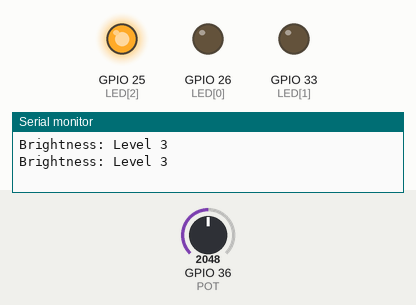
Simulated run of this sketch. Board: ESP32. Parts: output pins drawn as LEDs (lit = HIGH), the last lines printed to the serial monitor. Inputs (shaded band) come from the test bench; at power-on: GPIO 36 (POT) = 2048.

Above: at 1.3 s.
1.4 s: GPIO 36 (POT) set to 1976
At 2.2 s:
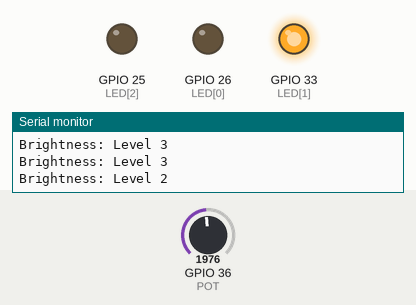
3.0 s: GPIO 36 (POT) set to 1414
4.5 s: GPIO 36 (POT) set to 1294
At 5.7 s:
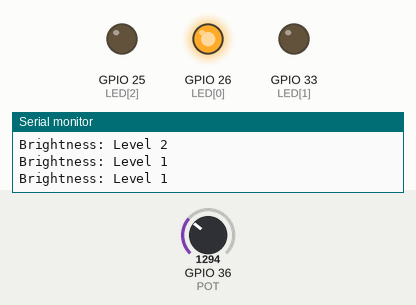
6.0 s: GPIO 36 (POT) set to 1405
At 6.9 s:
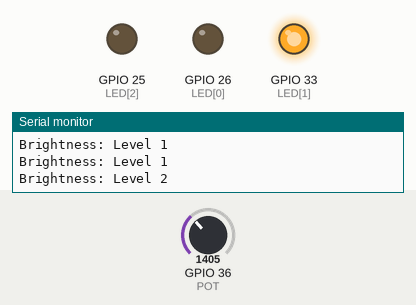
7.5 s: GPIO 36 (POT) set to 1325
At 8.1 s:
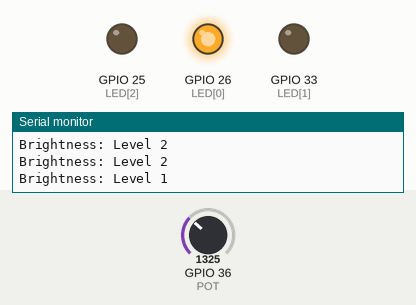
Timing chart, 0 to 10.0 s (numbered marks = the images above; inputs shaded):
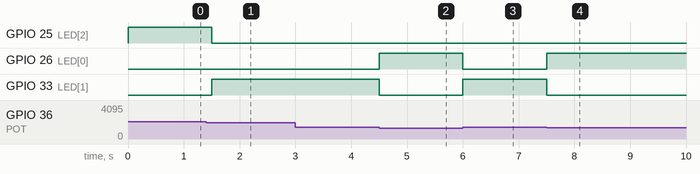

Measured:
- the behaviour switches between 2031 and 2030 on GPIO 36 (POT) (found by bisection; images 0 and 1)
- the behaviour switches between 1366 and 1365 on GPIO 36 (POT) (found by bisection; images 1 and 2)
- after the input at 1.4 s, GPIO 25 (LED[2]): HIGH → LOW after 0.10 s; GPIO 33 (LED[1]): LOW → HIGH after 0.10 s
- after the input at 4.5 s, GPIO 26 (LED[0]): LOW → HIGH at once; GPIO 33 (LED[1]): HIGH → LOW at once
- after the input at 6.0 s, GPIO 26 (LED[0]): HIGH → LOW at once; GPIO 33 (LED[1]): LOW → HIGH at once
- after the input at 7.5 s, GPIO 26 (LED[0]): LOW → HIGH at once; GPIO 33 (LED[1]): HIGH → LOW at once

The sketch:

ADC_DEMO.ino
```cpp
/*========================================
ADC_DEMO


ARAGON, EDWARD PAUL M.
REGALADO, CID LAWRENC C.
==========================================
------------------------------------------*/
//GPIO
const uint8_t POT = 36;
const int LED[] = {26,33,25};
//variable
int pot_val =0;
const int FREQ   = 5000;
const uint8_t RES    = 12;
const int level1 =1365;
const int level2 =2030;
const int level3 = 4095;
void setup() {
  // ADC pin
  pinMode(POT,INPUT);
  ledcAttach(LED[0],FREQ,RES);
  ledcAttach(LED[1],FREQ,RES);
  ledcAttach(LED[2],FREQ,RES);

  Serial.begin(9600);
}

void loop() {
pot_val = analogRead(POT);
if(pot_val <= level1){
ledcWrite(LED[0],level3);
ledcWrite(LED[1],0);
ledcWrite(LED[2],0);
delay(500);
Serial.println("Brightness: Level 1");
}
else if(pot_val <= level2){
ledcWrite(LED[0],0);
ledcWrite(LED[1],level3);
ledcWrite(LED[2],0);
delay(500);
Serial.println("Brightness: Level 2");

}
else{
ledcWrite(LED[0],0);
ledcWrite(LED[1],0);
ledcWrite(LED[2],level3);
delay(500);
Serial.println("Brightness: Level 3");
}

}
```
